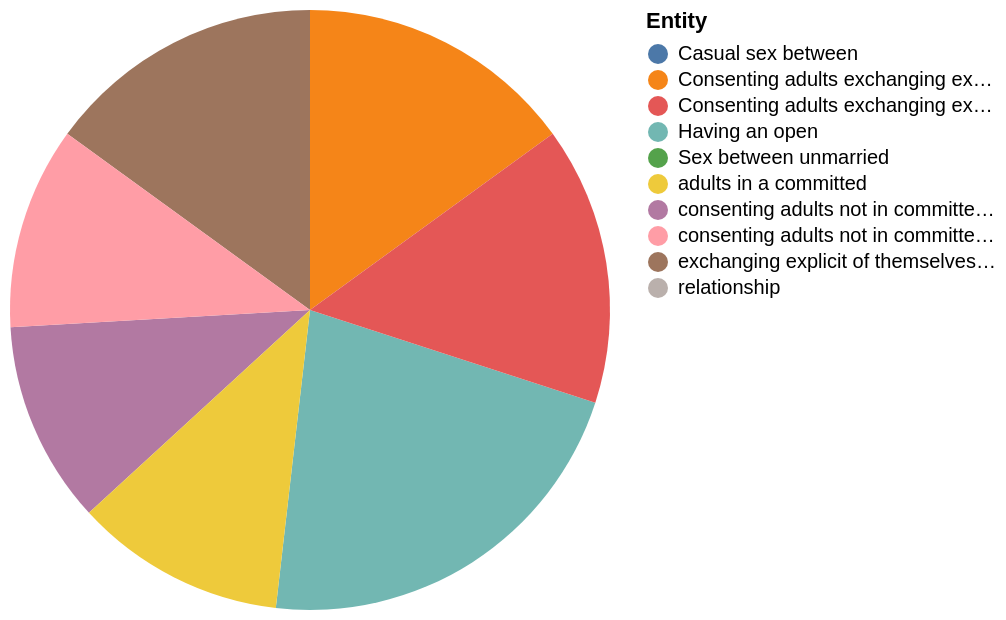

Specify this chart in Vega-Lite:
### Vega-Lite specification from a JSON file in a GitHub repository (floating-point values rounded to 4 significant figures)
{"$schema": "https://vega.github.io/schema/vega-lite/v5.json", "description": "Pie chart auto-generated from CSV", "data": {"values": [{"Entity": "Having an open", "Never": "48", "Rarely": "20", "Sometimes": "18", "Always": "14"}, {"Entity": "exchanging explicit of themselves ages", "Never": "33", "Rarely": "17", "Sometimes": "25", "Always": "24"}, {"Entity": "Consenting adults exchanging explicit images of themselves", "Never": "33", "Rarely": "17", "Sometimes": "25", "Always": "24"}, {"Entity": "Consenting adults exchanging explicit of themselves ges", "Never": "33", "Rarely": "17", "Sometimes": "25", "Always": "24"}, {"Entity": "consenting adults not in committed relationship I", "Never": "24", "Rarely": "14", "Sometimes": "32", "Always": "29"}, {"Entity": "consenting adults not in committed relationship a", "Never": "24", "Rarely": "14", "Sometimes": "32", "Always": "29"}, {"Entity": "Casual sex between", "Never": "0", "Rarely": "0", "Sometimes": "0", "Always": "0"}, {"Entity": "relationship", "Never": "0", "Rarely": "0", "Sometimes": "0", "Always": "0"}, {"Entity": "adults in a committed", "Never": "25", "Rarely": "9", "Sometimes": "22", "Always": "43"}, {"Entity": "Sex between unmarried", "Never": "0", "Rarely": "0", "Sometimes": "0", "Always": "0"}]}, "mark": "arc", "encoding": {"theta": {"field": "Never", "type": "quantitative"}, "color": {"field": "Entity", "type": "nominal"}}}
